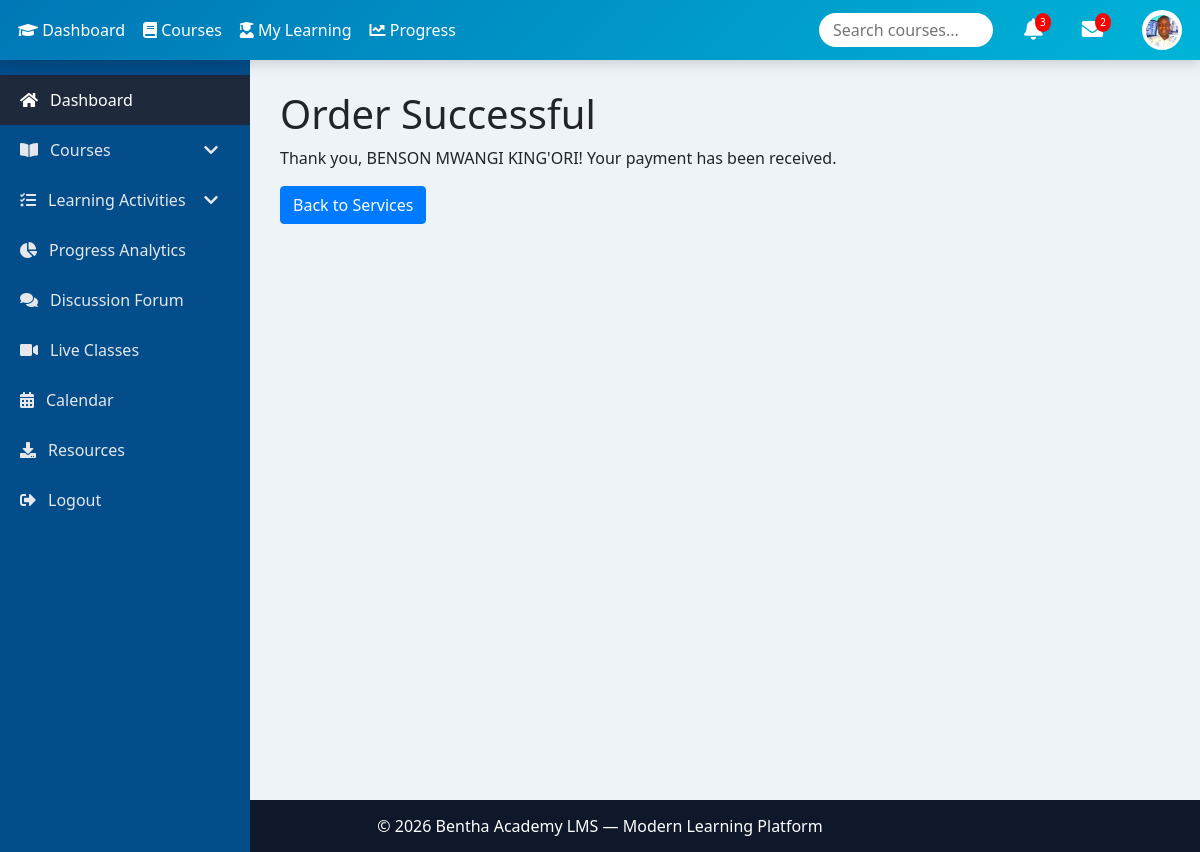
The page /order_success/1/ (signed in) on the database its author committed.
### commerce_app/models.py (models this page shows, shortened)
class UserProfile(models.Model):
    user = models.OneToOneField(User, on_delete=models.CASCADE)
    full_name = models.CharField(max_length=100)
    profile_picture = models.ImageField(upload_to='profile_pictures/', blank=True, null=True)
    bio = models.TextField(blank=True, null=True)
    phone_number = models.CharField(max_length=20, blank=True, null=True)
    email = models.EmailField(blank=True, null=True)
    location = models.CharField(max_length=100, blank=True, null=True)
    website = models.URLField(blank=True, null=True)
    date_of_birth = models.DateField(blank=True, null=True)

class Cyber_Order(models.Model):
    service = models.ForeignKey(Cyber_Service, on_delete=models.CASCADE, null=True, blank=True)
    customer_name = models.CharField(max_length=100, null=True, blank=True)
    customer_email = models.EmailField(null=True, blank=True)
    customer_phone = models.CharField(max_length=15, null=True, blank=True)  # New field for the customer's phone number
    order_date = models.DateTimeField(auto_now_add=True, null=True, blank=True)
    is_paid = models.BooleanField(default=False)
    payment_id = models.CharField(max_length=100, blank=True, null=True)  # To store payment reference

### commerce_app/views.py (the view)
# urls.py: path('order_success/<int:pk>/', cyber_order_success, name='order_success'),
def cyber_order_success(request, pk):
    user_profile = UserProfile.objects.get(user=request.user)  # Fetch the user's profile
    order = get_object_or_404(Cyber_Order, pk=pk)
    context = {
        'order': order,
        'user_profile': user_profile  # Add user_profile to the context
    }
    return render(request, 'cyber_order_success.html', context)

### commerce_app/templates/cyber_order_success.html
{% extends "master.html" %}
{% block content %}
  <h1>Order Successful</h1>
  <p>Thank you, {{ order.customer_name }}! Your payment has been received.</p>
  <a href="{% url 'cyber_service_list' %}" class="btn btn-primary">Back to Services</a>
{% endblock %}

### commerce_app/templates/master.html (shortened to what this page needs)
{% load static %}
<!DOCTYPE html>
<html lang="en">
<head>
<link rel="stylesheet" href="https://stackpath.bootstrapcdn.com/bootstrap/4.5.2/css/bootstrap.min.css">
<link rel="stylesheet" href="https://cdnjs.cloudflare.com/ajax/libs/font-awesome/5.15.4/css/all.min.css">
</head>
<body>
<div class="topnav" id="topnav">
<div class="nav-left">
<a href="{% url 'dashboard' %}"><i class="fas fa-graduation-cap"></i> Dashboard</a>
<a href="#"><i class="fas fa-book"></i> Courses</a>
<a href="#"><i class="fas fa-user-graduate"></i> My Learning</a>
<a href="#"><i class="fas fa-chart-line"></i> Progress</a>
</div>
<div class="nav-right">
<div class="search-box mr-3">
<input type="text" placeholder="Search courses...">
</div>
<div class="mr-4 position-relative">
<i class="fas fa-bell fa-lg"></i>
<span class="badge-notify">3</span>
</div>
<div class="mr-4 position-relative">
<i class="fas fa-envelope fa-lg"></i>
<span class="badge-notify">2</span>
</div>
<div class="profile-picture" onclick="toggleProfile()">
<img src="{% if user_profile and user_profile.profile_picture %}{{ user_profile.profile_picture.url }}{% else %}{% static 'images/default_image.png' %}{% endif %}" class="profile-img">
</div>
</div>
</div>
<nav class="sidenav" id="sidenav">
<ul class="nav flex-column">
<li><a class="nav-link active" href="{% url 'dashboard' %}"><i class="fas fa-home"></i> Dashboard</a></li>
<li class="has-submenu">
<a class="nav-link"><i class="fas fa-book-open"></i> Courses <i class="fas fa-chevron-down ml-auto"></i></a>
</li>
<li class="has-submenu">
<a class="nav-link"><i class="fas fa-tasks"></i> Learning Activities <i class="fas fa-chevron-down ml-auto"></i></a>
</li>
<li><a class="nav-link" href="#"><i class="fas fa-chart-pie"></i> Progress Analytics</a></li>
<li><a class="nav-link" href="#"><i class="fas fa-comments"></i> Discussion Forum</a></li>
<li><a class="nav-link" href="#"><i class="fas fa-video"></i> Live Classes</a></li>
<li><a class="nav-link" href="#"><i class="fas fa-calendar-alt"></i> Calendar</a></li>
<li><a class="nav-link" href="#"><i class="fas fa-download"></i> Resources</a></li>
<li><a class="nav-link" href="{% url 'logout' %}"><i class="fas fa-sign-out-alt"></i> Logout</a></li>
</ul>
</nav>
<main class="content">
{% block content %}{% endblock %}
</main>
<footer>© 2026 Bentha Academy LMS — Modern Learning Platform</footer>
</body>
</html>

### commerce_app/templates/master.html (style rules this page uses)
body, html { margin:0;font-family:'Segoe UI',sans-serif;background:#eef3f8 }
.topnav { position:fixed;top:0;width:100%; background:linear-gradient(135deg,#0077b6,#00b4d8); color:white;z-index:1001; display:flex;align-items:center; padding:10px 18px;box-shadow:0 4px 12px rgba(0,0,0,.15); flex-wrap:wrap; }
.topnav a { color:white;text-decoration:none;margin-right:18px;font-weight:500 }
.nav-left { display:flex;align-items:center;flex-wrap:wrap }
.nav-right { margin-left:auto;display:flex;align-items:center;gap:15px;flex-wrap:wrap }
.search-box { background:white;border-radius:20px;padding:4px 12px }
.search-box input { border:none;outline:none;width:150px }
.badge-notify { position:absolute;top:-5px;right:-8px; background:red;color:white;font-size:10px; border-radius:50%;padding:2px 5px; }
.profile-picture { width:40px;height:40px;border-radius:50%; overflow:hidden;cursor:pointer;flex-shrink:0; }
.profile-img { width:100%;height:100%;object-fit:cover }
.sidenav { position:fixed;top:60px;left:0;width:250px; height:calc(100% - 60px);background:#024d8a; color:white;overflow-y:auto;transition:.3s;padding-top:15px; z-index:1000; }
.sidenav .nav-link { padding:13px 20px;color:#e5e7eb; display:flex;align-items:center;font-weight:500; }
.sidenav .nav-link i { margin-right:12px }
.sidenav .nav-link:hover, .sidenav .nav-link.active { background:#1e293b;color:white }
.content { margin-left:250px;margin-top:60px;padding:30px; min-height:calc(100vh - 60px);background:#eef3f8; }
footer { background:#0f172a;color:white;text-align:center;padding:14px }

### rows shown on the page
UserProfile: profile_picture (picture)
Cyber_Order: customer_name "BENSON MWANGI KING'ORI"
